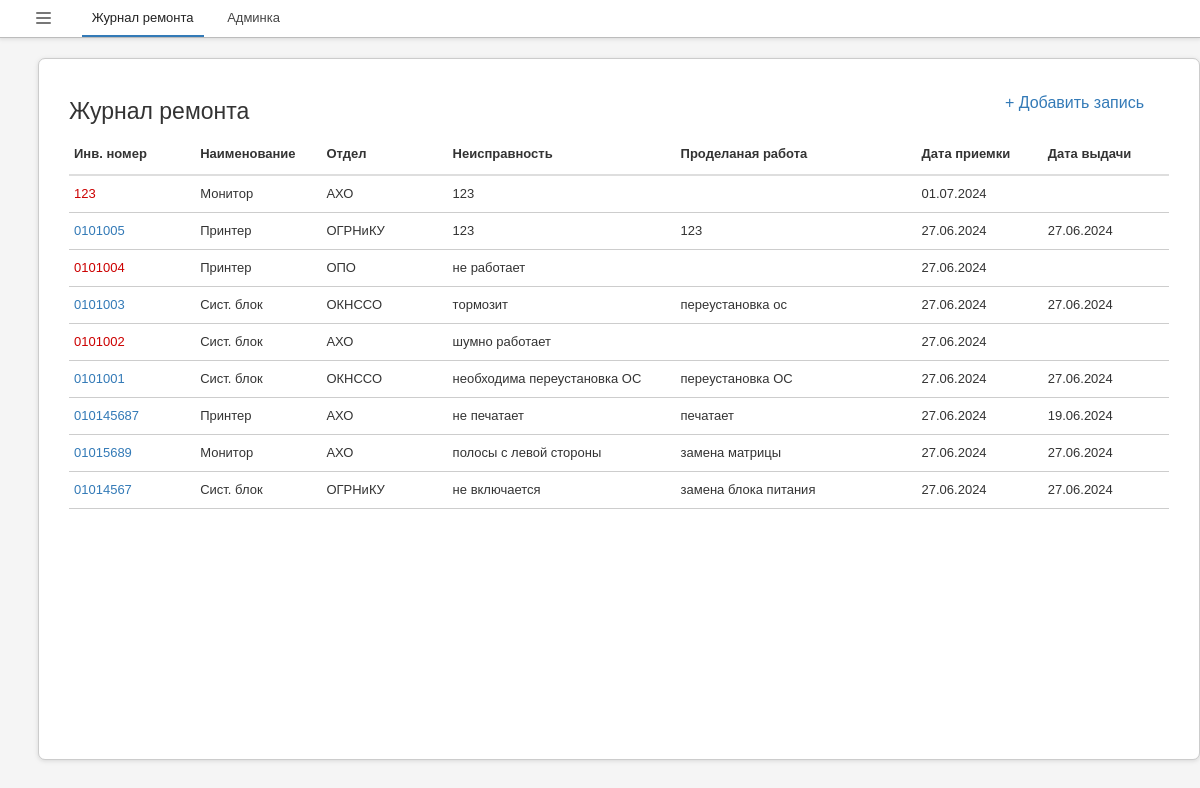
/rj/, run on the app's committed database.
### app_rj/models.py (models this page shows, shortened)
class tech_db(models.Model):
  inv_num = models.CharField(max_length = 32, verbose_name="Инв. номер")
  equipment_name = models.ForeignKey('equipment_name_db', on_delete=models.PROTECT, null=True, blank=True, verbose_name="Наименование")
  otdel = models.ForeignKey('otdel_db', on_delete=models.PROTECT, null=True, blank=True, verbose_name="Отдел")
  defect = models.TextField(verbose_name="Неисправность")
  work_done = models.TextField(blank=True, verbose_name="Проделаная работа")
  date_accept = models.DateField(verbose_name="Дата приемки")
  date_issue = models.DateField(null=True, blank=True, verbose_name="Дата выдачи")
  class Meta:
    verbose_name = "Тенику"
    verbose_name_plural = "Теника"
    ordering = ['-id','-date_accept']

class equipment_name_db(models.Model):
  title = models.CharField(max_length = 32, db_index=True, verbose_name="Наименование")
  class Meta:
    verbose_name = "Наименование"
    verbose_name_plural = "Наименование"
    ordering = ['title']

class otdel_db(models.Model):
  name = models.CharField(max_length = 32, db_index=True, verbose_name="Отделы")
  class Meta:
    verbose_name = "Отдел"
    verbose_name_plural = "Отделы"
    ordering = ['name']

### app_rj/views.py (the view)
# urls.py: path('', get_index, name='index'),
def get_index(request):
  href_font = dict()
  tech_db_all = tech_db.objects.all()
  for i in tech_db_all:
    if (i.work_done != '' and i.date_issue != None):
      i.href_font = 'font_normal'
    else:
      i.href_font = 'font_red'
  context = {
    'title': "Журнал ремонта",
    'tech_db_all': tech_db_all,
  }
  return render(request, 'app_rj/index.html', context)

### app_rj/templates/app_rj/index.html (shortened to what this page needs)
{% extends "base.html" %}
{% block content %}
  <div class="info_tu">
    <a href="javascript:void(0); open_new_rcard();">
      + Добавить запись
    </a>
  </div>
  <h3>{{title}}</h3>
  <table class="main" width="100%">
    <thead class="main">
      <tr class="main">
        <th class="main min_v1 max_v1">Инв. номер</th>
        <th class="main min_v1 max_v1">Наименование</th>
        <th class="main min_v1 max_v2">Отдел</th>
        <th class="main min_v1 max_v2">Неисправность</th>
        <th class="main min_v2 max_v2">Проделаная работа</th>
        <th class="main min_v1 max_v1">Дата приемки</th>
        <th class="main min_v1 max_v1">Дата выдачи</th>
      </tr>
    </thead>
    <tbody id="list_rcard">
  {% for i in tech_db_all %}
    <tr class="rtcolor hover" id="tr_rcard_{{i.id}}">
      <td class="main">
        <a class="{{i.href_font}}" href="javascript:void(0); onclick=fn_remove_class('tr_rcard_{{i.id}}', 'blink'); open_rcard({{i.id}});" id="a{{i.id}}">
          {{i.inv_num}}
        </a>
      </td>
      <td class="main">{{i.equipment_name.title}}</td>
      <td class="main">{{i.otdel.name}}</td>
      <td class="main" id="defect_{{i.id}}">{{i.defect}}</td>
      <td class="main" id="work_done_{{i.id}}">{{i.work_done}}</td>
      <td class="main">{{i.date_accept | date:'d.m.Y'}}</td>
      <td class="main" id="date_issue_{{i.id}}">{{i.date_issue | date:'d.m.Y'}}</td>
    </tr>
  {% endfor %}
  </tbody>
  </table>
{% endblock %}

### static/app_rj/css/main.css (style rules this page uses)
body { padding: 0px; padding-bottom: 15px; background: #f5f5f5; color: #333; font-size: 13px; font-family: sans-serif; }
h3 { font-size: 23px }
h1, h2, h3, h4 { margin-top: 20px; margin-bottom: 10px; font-weight: 500; line-height: 1.1; color: #333; }
a { color: #337ab7; text-decoration: none; outline: none; }

### static/app_rj/css/table.css (style rules this page uses)
table { background: #fff; max-width: 100%; border-collapse: collapse; }
table, th, td { border-color: #cdcdcd; border-style: solid; border-width: 1px 1px 1px 1px; padding: 5px; word-wrap: break-word; }
table.main { border-width: 0px 0px 1px 0px; line-height: 20px; font-size: 13px; color: #333; }
thead.main { border-bottom: 2px solid #dedede; vertical-align: bottom; }
th.main { text-align: left; font-weight: bold; padding: 5px; padding-top: 10px; padding-bottom: 10px; vertical-align: middle; }
td.main { max-width: 325px; padding: 5px; padding-top: 8px; padding-bottom: 8px; vertical-align: middle; }
td.min_v1, th.min_v1 { min-width: 100px; }
td.min_v2, th.min_v2 { min-width: 200px; }
td.max_v1, th.max_v1 { max-width: 350px; }
td.max_v2, th.max_v1 { max-width: 550px; }
td.main, th.main { border-width: 0px 0px 1px 0px; }

### static/app_rj/css/div.css (style rules this page uses)
.info_tu { position: absolute; color: #777; cursor: default; top: 35px; right: 55px; font-size: 12pt; }

### static/app_rj/css/colors.css (style rules this page uses)
.font_red { color: #CC0000; }

### data on the page
tech_db: inv_num "123", equipment_name "Монитор", otdel.name "АХО", defect "123", date_accept "01.07.2024"
tech_db: inv_num "0101005", equipment_name "Принтер", otdel.name "ОГРНиКУ", defect "123", work_done "123", date_accept "27.06.2024", date_issue "27.06.2024"
tech_db: inv_num "0101004", equipment_name "Принтер", otdel.name "ОПО", defect "не работает", date_accept "27.06.2024"
tech_db: inv_num "0101003", equipment_name "Сист. блок", otdel.name "ОКНССО", defect "тормозит", work_done "переустановка ос", date_accept "27.06.2024", date_issue "27.06.2024"
tech_db: inv_num "0101002", equipment_name "Сист. блок", otdel.name "АХО", defect "шумно работает", date_accept "27.06.2024"
tech_db: inv_num "0101001", equipment_name "Сист. блок", otdel.name "ОКНССО", defect "необходима переустановка ОС", work_done "переустановка ОС", date_accept "27.06.2024", date_issue "27.06.2024"
tech_db: inv_num "010145687", equipment_name "Принтер", otdel.name "АХО", defect "не печатает", work_done "печатает", date_accept "27.06.2024", date_issue "19.06.2024"
tech_db: inv_num "01015689", equipment_name "Монитор", otdel.name "АХО", defect "полосы с левой стороны", work_done "замена матрицы", date_accept "27.06.2024", date_issue "27.06.2024"
tech_db: inv_num "01014567", equipment_name "Сист. блок", otdel.name "ОГРНиКУ", defect "не включается", work_done "замена блока питания", date_accept "27.06.2024", date_issue "27.06.2024"

### other printed values
{{ title }} "Журнал ремонта"
